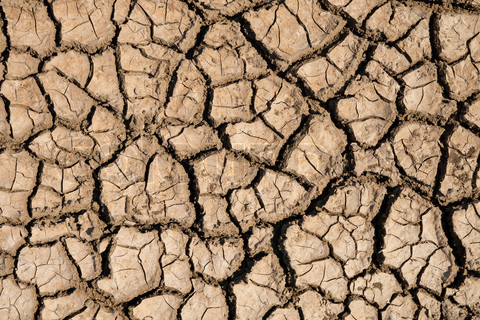
#> input picture image sets/dtd/cracked/cracked_0004.jpg, 480 x 320 px, found by its file name; its folder holds only this picture in this run
$ python massfeatextract.py
#> lines starting #> are read from the running program, lines starting #| are printed output that depends on the picture
import os
import pandas as pd
import numpy as np
from skimage import io
from datetime import date
from tqdm import tqdm
import pyfeats

def feature_extract(f, mask):
    glcm_features_mean, glcm_features_range, glcm_labels_mean, glcm_labels_range = pyfeats.glcm_features(
        f, ignore_zeros=False
    )
    glds_features, glds_labels = pyfeats.glds_features(f, mask, Dx=[0, 1, 1, 1], Dy=[1, 1, 0, -1])
    lbp_features, lbp_labels = pyfeats.lbp_features(f, mask, P=[8, 16, 24], R=[1, 2, 3])
    zernike_features, zernike_labels = pyfeats.zernikes_moments(f, radius=9)
    hu_features, hu_labels = pyfeats.hu_moments(f)
    tas_features, tas_labels = pyfeats.tas_features(f)

    all_features = np.concatenate([
        glcm_features_mean, glcm_features_range,
        glds_features, lbp_features,
        zernike_features, hu_features, tas_features
    ])
    all_labels = (
        glcm_labels_mean + glcm_labels_range +
        glds_labels + lbp_labels +
        zernike_labels + hu_labels + tas_labels
    )
    return pd.DataFrame([all_features], columns=all_labels)


def process_texture_dataset(root_dir, dataset_name):
#> called with root_dir = './image_sets/dtd', dataset_name = 'dtd'
    df_list = []
    for class_name in tqdm(os.listdir(root_dir), desc=f"Processing {dataset_name}"):
        class_dir = os.path.join(root_dir, class_name)
        if not os.path.isdir(class_dir):
            continue
        for img_name in os.listdir(class_dir):
            img_path = os.path.join(class_dir, img_name)
            if not os.path.isfile(img_path):
                continue
            try:
                img = io.imread(img_path, as_gray=True)
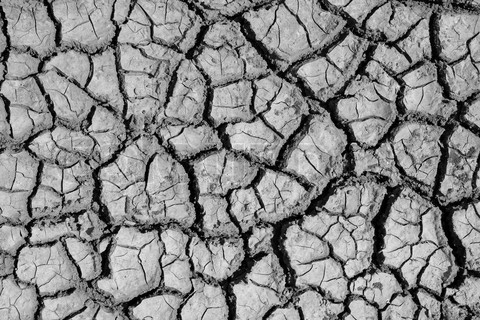
#> img: shape (320, 480) float64; min 0, max 0.969, mean 0.54
                if img.dtype != np.uint8:
                    img = (img * 255).clip(0, 255).astype(np.uint8)
                mask = np.ones_like(img, dtype=np.uint8)

                df = feature_extract(img, mask)
                df['Image'] = img_name
                df['Folder'] = class_name
                df['Dataset'] = dataset_name
                df_list.append(df)
            except Exception as e:
                print(f"Skipping {img_name}: {e}")
    return pd.concat(df_list, ignore_index=True)


if __name__ == "__main__":
    today = date.today().isoformat()
    dtd_path = './image_sets/dtd'
    svs_path = './image_sets/severstal'
    eggs_root_path = './image_sets/eggs'

    all_data = pd.DataFrame()

    if os.path.exists(dtd_path):
#> (the run stopped early here; a loop or call above may not have finished)

$ run again, on image sets/dtd/flecked/flecked_0003.jpg
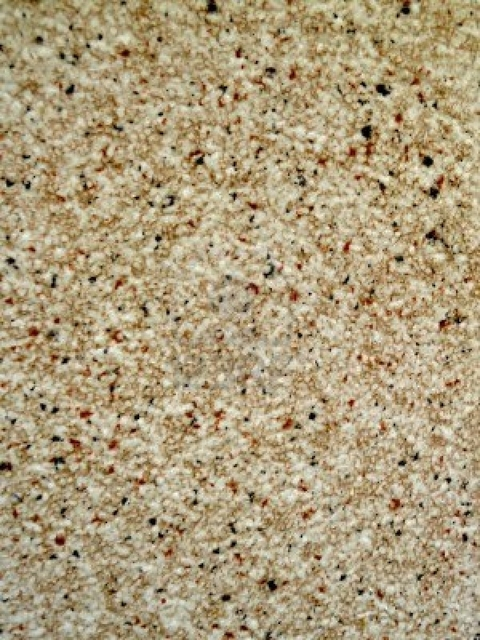
#> input picture image sets/dtd/flecked/flecked_0003.jpg, 480 x 640 px, found by its file name
#> in process_texture_dataset, `img = io.imread(img_path, as_gray=True)`:
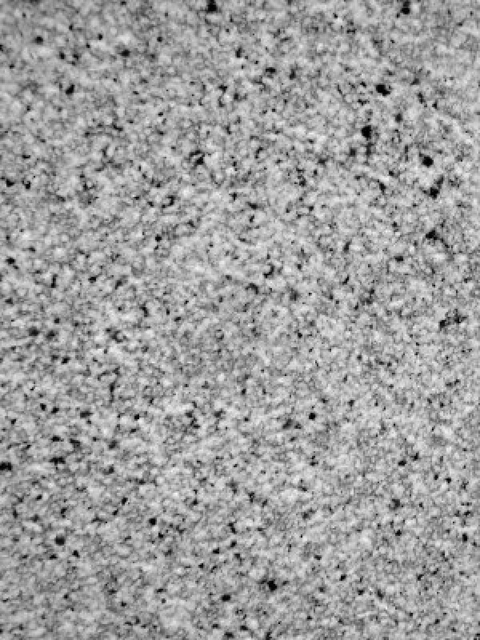
#> img: shape (640, 480) float64; min 0.000833, max 0.99, mean 0.623
